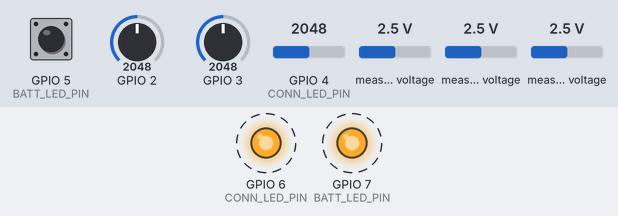
A sketch run on a simulated Seeed XIAO ESP32-C3. Parts: output pins drawn as LEDs (lit = HIGH). Wiring (inferred from the names in the program): MCP3208 converter: CS GPIO 21. Dashed ring = blinking. The inputs (shaded band) are chosen by the test bench; at power-on: GPIO 2 = 2048, GPIO 3 = 2048, GPIO 4 (CONN_LED_PIN) = 2048, GPIO 5 (BATT_LED_PIN) HIGH, measured voltage 2.5 V. Nothing arrives over Bluetooth unless stated; a phone connects over Bluetooth LE 3 s after start; pins used as bus, display or sensor lines are not drawn; what the sketch prints to the serial monitor is not drawn.

Above: at 1.87 s.
2.3 s: GPIO 2 set to 2176
At 3.62 s:
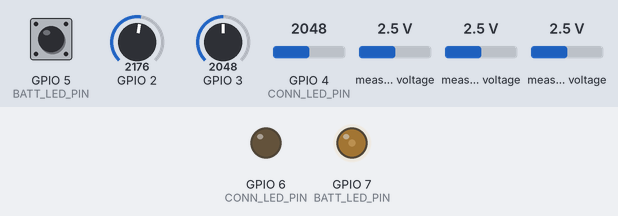
5.8 s: GPIO 2 set to 1228
At 6.37 s:
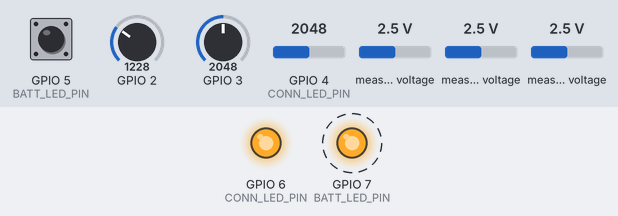
Timing chart, 0 to 15.3 s (numbered marks = the images above; inputs shaded):
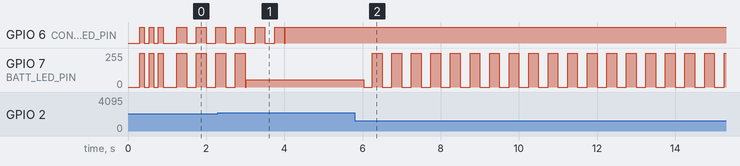

The sketch:

pedal_server.ino
```cpp
// BLE server — runs on the guitar/handheld unit (XIAO ESP32-C3)
// Reads the controls and notifies the connected client on change.
//
// Control sources:
//   Knob1 / Knob2 / LDR  -> MCP3208 external ADC (CH0 / CH1 / CH2) over SPI
//   Joystick X / Y       -> XIAO on-board ADC (D1 / D2)
//   Switch               -> joystick push-button (D3, digital, active-low)
//
// Pin map (XIAO ESP32-C3, server side):
//   D0  / GPIO2   A0           battery sense (via divider — see BATT_* below)
//   D1  / GPIO3   Joystick X   (ADC)
//   D2  / GPIO4   Joystick Y   (ADC)
//   D3  / GPIO5   Switch       (digital, INPUT_PULLUP)
//   D4  / GPIO6   BT_LED       connection status (blinks advertising, solid connected)
//   D5  / GPIO7   P_LED        battery status (brightness = %, blinks when low)
//   D6  / GPIO21  CS/SHDN      MCP3208 chip select
//   D8  / GPIO8   SCK          MCP3208 CLK
//   D9  / GPIO9   MISO         MCP3208 Dout
//   D10 / GPIO10  MOSI         MCP3208 Din

#include <NimBLEDevice.h>
#include <SPI.h>
#include "esp_system.h"

// ── MCP3208 SPI pins ──────────────────────────────────────
static const uint8_t PIN_SCK  = D8;
static const uint8_t PIN_MISO = D9;
static const uint8_t PIN_MOSI = D10;
static const uint8_t PIN_CS   = D6;

static const uint32_t MCP_SPI_HZ = 1000000;

// ── Status LEDs ───────────────────────────────────────────
static const uint8_t BATT_LED_PIN = D5;   // battery status
static const uint8_t CONN_LED_PIN = D4;   // client connected

// ── Battery sense (R1/R2 = 220k/220k divider into A0) ─────
static const uint8_t BATT_ADC_PIN = D0;
static const float   BATT_DIVIDER = 2.0f;   // (R1 + R2) / R2 = (220k + 220k) / 220k
static const float   BATT_FULL_V  = 4.20f;  // 1S Li-Ion full  -> 100%
static const float   BATT_EMPTY_V = 3.30f;  // 1S Li-Ion empty -> 0%
static const float   BATT_LOW_V   = 3.45f;  // below this: blink instead of dim

// ── Control definitions ───────────────────────────────────
enum Source { SRC_MCP, SRC_ADC, SRC_DIGITAL };

struct Control {
    const char*           name;
    Source                source;
    uint8_t               channel;   // MCP channel for SRC_MCP, else GPIO pin
    const char*           uuid;
    NimBLECharacteristic* characteristic;
    uint16_t              lastValue;
};

static Control controls[] = {
    { "Knob1",  SRC_MCP,     0,  "a1b2c3d4-0001-0000-0000-000000000001", nullptr, 0 },
    { "Knob2",  SRC_MCP,     1,  "a1b2c3d4-0001-0000-0000-000000000002", nullptr, 0 },
    { "LDR",    SRC_MCP,     2,  "a1b2c3d4-0001-0000-0000-000000000003", nullptr, 0 },
    { "JoyX",   SRC_ADC,     D1, "a1b2c3d4-0001-0000-0000-000000000004", nullptr, 0 },
    { "JoyY",   SRC_ADC,     D2, "a1b2c3d4-0001-0000-0000-000000000005", nullptr, 0 },
    { "Switch", SRC_DIGITAL, D3, "a1b2c3d4-0001-0000-0000-000000000006", nullptr, 0 },
};
static const uint8_t NUM_CONTROLS = sizeof(controls) / sizeof(controls[0]);

// ── BLE config ────────────────────────────────────────────
static const char* SERVICE_UUID = "a1b2c3d4-0001-0000-0000-000000000000";
static const char* DEVICE_NAME  = "Pedal";

// ── Tuning ────────────────────────────────────────────────
static const uint16_t ADC_DEADBAND = 12;  // ignore analog noise smaller than this (0–4095)
static const uint32_t SAMPLE_MS    = 20;  // 50 Hz sample rate

// ── State ─────────────────────────────────────────────────
static NimBLEServer* bleServer = nullptr;
static bool          clientConnected = false;

// ── MCP3208 single-ended read (12-bit, 0–4095) ────────────
uint16_t readMCP3208(uint8_t channel) {
    SPI.beginTransaction(SPISettings(MCP_SPI_HZ, MSBFIRST, SPI_MODE0));
    digitalWrite(PIN_CS, LOW);
    uint8_t cmd = 0b00000110 | ((channel & 0x04) >> 2);
    SPI.transfer(cmd);
    uint8_t hi = SPI.transfer((channel & 0x03) << 6);
    uint8_t lo = SPI.transfer(0x00);
    digitalWrite(PIN_CS, HIGH);
    SPI.endTransaction();
    return ((hi & 0x0F) << 8) | lo;
}

uint16_t readControl(const Control& c) {
    switch (c.source) {
        case SRC_MCP:     return readMCP3208(c.channel);
        case SRC_ADC:     return analogRead(c.channel);
        case SRC_DIGITAL: return digitalRead(c.channel) ? 0 : 1;
    }
    return 0;
}

static float readBatteryVolts() {
    return (analogReadMilliVolts(BATT_ADC_PIN) / 1000.0f) * BATT_DIVIDER;
}

static int batteryPercent(float volts) {
    int pct = (int)((volts - BATT_EMPTY_V) / (BATT_FULL_V - BATT_EMPTY_V) * 100.0f);
    return constrain(pct, 0, 100);
}

// ── Battery status LED ────────────────────────────────────
// Brightness tracks battery
void updateBatteryLed() {
    static uint32_t lastCheck = 0;
    static float    volts     = BATT_FULL_V;

    if (millis() - lastCheck > 1000) {
        lastCheck = millis();
        volts = readBatteryVolts();
        Serial.printf("Battery: %.2f V (%d%%)%s\n",
                      volts, batteryPercent(volts), volts < BATT_LOW_V ? " LOW" : "");
    }

    if (volts < BATT_LOW_V)
        analogWrite(BATT_LED_PIN, ((millis() / 250) % 2) ? 255 : 0);  // blink ~2 Hz
    else
        analogWrite(BATT_LED_PIN, map(batteryPercent(volts), 0, 100, 0, 255));
}

// Connection LED: solid when a client is connected, blinks ~2 Hz while advertising.
void updateConnLed() {
    digitalWrite(CONN_LED_PIN, clientConnected ? HIGH : ((millis() / 250) % 2));
}

// ── BLE callbacks ─────────────────────────────────────────
class ServerCallbacks : public NimBLEServerCallbacks {
    void onConnect(NimBLEServer*, NimBLEConnInfo&) override {
        clientConnected = true;   // LED handling is in updateConnLed()
        Serial.println("Client connected");
    }
    void onDisconnect(NimBLEServer*, NimBLEConnInfo&, int) override {
        clientConnected = false;
        Serial.println("Client disconnected — restarting advertising");
        NimBLEDevice::startAdvertising();
    }
};

void bootBlink() {
    for (int i = 0; i < 3; i++) {
        digitalWrite(BATT_LED_PIN, HIGH);
        digitalWrite(CONN_LED_PIN, HIGH);
        delay(120);
        digitalWrite(BATT_LED_PIN, LOW);
        digitalWrite(CONN_LED_PIN, LOW);
        delay(120);
    }
}

void setup() {
    Serial.begin(115200);
    delay(300);
    Serial.printf("\n=== Pedal server boot === reset_reason=%d %s\n",
                  esp_reset_reason(),
                  esp_reset_reason() == ESP_RST_BROWNOUT ? "(BROWNOUT! supply sagging)" : "");

    pinMode(BATT_LED_PIN, OUTPUT);
    pinMode(CONN_LED_PIN, OUTPUT);
    digitalWrite(BATT_LED_PIN, LOW);
    digitalWrite(CONN_LED_PIN, LOW);
    bootBlink();

    // Control inputs
    for (auto& c : controls) {
        if (c.source == SRC_ADC)          pinMode(c.channel, INPUT);
        else if (c.source == SRC_DIGITAL) pinMode(c.channel, INPUT_PULLUP);
    }

    // MCP3208 SPI
    pinMode(PIN_CS, OUTPUT);
    digitalWrite(PIN_CS, HIGH);
    SPI.begin(PIN_SCK, PIN_MISO, PIN_MOSI, PIN_CS);
    Serial.println("[1] GPIO + SPI ready");

    Serial.printf("[2] Battery (pre-BLE): %.2f V\n", readBatteryVolts());

    Serial.println("[3] starting BLE radio...");
    NimBLEDevice::init(DEVICE_NAME);
    bleServer = NimBLEDevice::createServer();
    bleServer->setCallbacks(new ServerCallbacks());

    NimBLEService* service = bleServer->createService(SERVICE_UUID);

    for (auto& c : controls) {
        c.characteristic = service->createCharacteristic(
            c.uuid,
            NIMBLE_PROPERTY::READ | NIMBLE_PROPERTY::NOTIFY
        );
        uint16_t initial = readControl(c);
        c.characteristic->setValue(initial);
        c.lastValue = initial;
    }

    service->start();

    NimBLEAdvertising* adv = NimBLEDevice::getAdvertising();
    adv->addServiceUUID(SERVICE_UUID);
    adv->setName(DEVICE_NAME);
    adv->enableScanResponse(true);
    bool advOk = adv->start();

    Serial.printf("[4] Advertising as \"%s\" with %u control(s) — start=%s\n",
                  DEVICE_NAME, NUM_CONTROLS, advOk ? "OK" : "FAILED");
}

void loop() {
    updateBatteryLed();
    updateConnLed();

    static uint32_t lastSample = 0;
    if (millis() - lastSample < SAMPLE_MS) return;
    lastSample = millis();

    for (auto& c : controls) {
        uint16_t val = readControl(c);

        bool changed = (c.source == SRC_DIGITAL)
                           ? (val != c.lastValue)
                           : (abs((int)val - (int)c.lastValue) > ADC_DEADBAND);
        if (!changed) continue;

        c.lastValue = val;
        c.characteristic->setValue(val);
        if (clientConnected) {
            c.characteristic->notify();
        }
        // Serial.printf("%s: %u\n", c.name, val);
    }
}
```

Measured:
- the behaviour switches between 2140 and 2141 on GPIO 2 (found by bisection; images 0 and 1)
- after the input at 5.8 s, GPIO 7 (BATT_LED_PIN): alternates 255/255 for 0.25 s and 0/255 for 0.25 s, starting after 0.23 s
